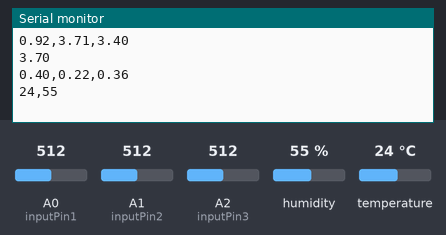
A sketch run on a simulated Arduino Uno, built with avr-gcc and run on an emulated ATmega328P. On the bench: the last lines printed to the serial monitor. Inputs (shaded band) come from the test bench; at power-on: A0 (inputPin1) = 512, A2 (inputPin3) = 512, humidity 55 %, A1 (inputPin2) = 512, temperature 24 °C.

Above: at 14.7 s.
14.8 s: A0 (inputPin1) set to 992
At 16.7 s:
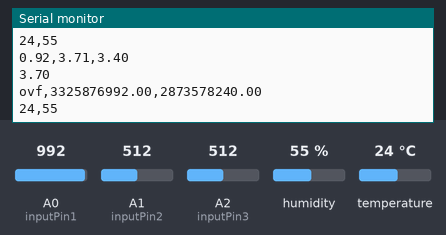
19.1 s: A2 (inputPin3) set to 992
23.1 s: humidity set to 22 %
At 24.2 s:
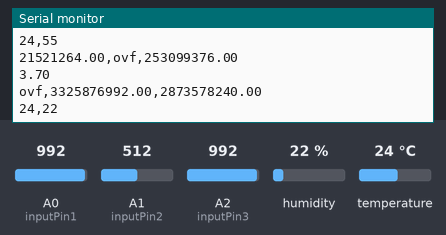
24.6 s: A1 (inputPin2) set to 716
At 26.0 s:
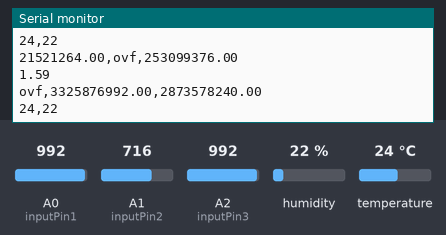
26.1 s: temperature set to 12 °C
27.6 s: A0 (inputPin1) set to 716
At 29.0 s:
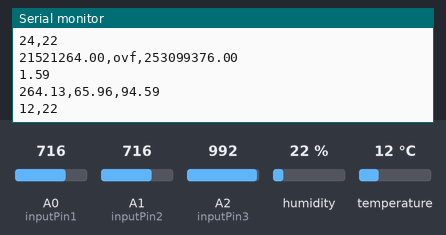
Timing chart, 0 to 30.1 s (numbered marks = the images above; inputs shaded):
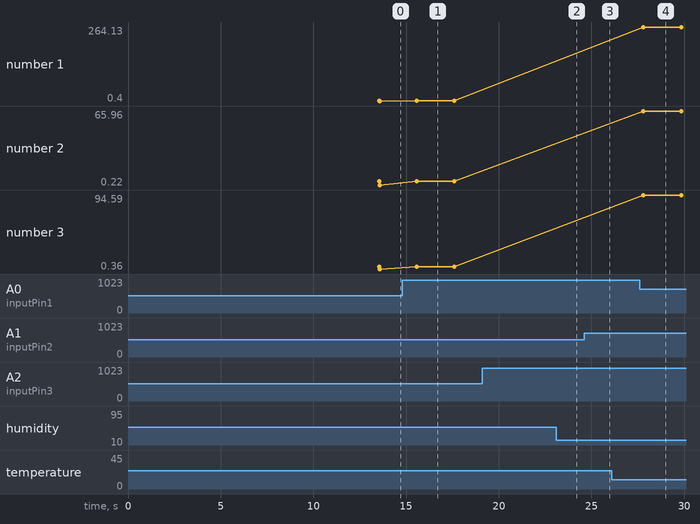

The sketch:

mq2_caliberation_sensor.ino
```cpp
#include <SimpleDHT.h>
#include <SD.h>

int pinDHT11 = 2;  //define which digital input channel you are going to use for DHT-11
SimpleDHT11 dht11(pinDHT11);

const int inputPin1 = A0;  //define which analog input channel you are going to use for MQ-135
const int inputPin2 = A1;  //define which analog input channel you are going to use for MQ-7
const int inputPin3 = A2;  //define which analog input channel you are going to use for MQ-2


float R01;  //define the load resistance on the board for MQ-135, in kilo
float R02;  //define the load resistance on the board for MQ-7, in kilo
float R03;  //define the load resistance on the board for MQ-2, in kilo


/*****************************Globals for MO-2 Sensor***********************************************/
float LPGCurve[3] = {2.3,0.21,-0.47};   //two points are taken from the curve.
                                        //with these two points, a line is formed which is "approximately equivalent"
                                        //to the original curve.
                                        //data format:{ x, y, slope}; point1: (lg200, 0.21), point2: (lg10000, -0.59)
float COCurve[3] = {2.3,0.72,-0.34};    //two points are taken from the curve.
                                        //with these two points, a line is formed which is "approximately equivalent"
                                        //to the original curve.
                                        //data format:{ x, y, slope}; point1: (lg200, 0.72), point2: (lg10000,  0.15)
float SmokeCurve[3] = {2.3,0.53,-0.44};    //two points are taken from the curve.
                                           //with these two points, a line is formed which is "approximately equivalent"
                                           //to the original curve.
                                           //data format:{ x, y, slope}; point1: (lg200, 0.53), point2: (lg10000,  -0.22)

/*****************************Globals for MO-135 Sensor***********************************************/
float AirQuality[3] = {2.3,0.50,-0.30};   //two points are taken from the curve.
                                        //with these two points, a line is formed which is "approximately equivalent"
                                        //to the original curve.
                                        //data format:{ x, y, slope}; point1: (lg200, 0.50), point2: (lg10000, 0.49)
float CO2Curve[3] = {2.3,0.30,-0.34};    //two points are taken from the curve.
                                        //with these two points, a line is formed which is "approximately equivalent"
                                        //to the original curve.
                                        //data format:{ x, y, slope}; point1: (lg200, 0.30), point2: (lg10000,  0.15)
float NH4[3] = {2.3,0.35,-0.35};    //two points are taken from the curve.
                                           //with these two points, a line is formed which is "approximately equivalent"
                                           //to the original curve.
                                           //data format:{ x, y, slope}; point1: (lg200, 0.35), point2: (lg10000,  0.13)

void setup() {


  Serial.begin(9600);  //Baud rate
  pinMode(inputPin1, INPUT);  // initializing input pin for MQ-135
  pinMode(inputPin2, INPUT);  // initializing input pin for MQ-7
  pinMode(inputPin3, INPUT);  // initializing input pin for MQ-2
  R01 = R0Calculate(A0);  //Calibrating the MQ-135 sensor. Please make sure the sensor is in clean air
  R02 = R0Calculate(A1);  //Calibrating the MQ-7 sensor. Please make sure the sensor is in clean air
  R03 = R0Calculate(A2);  //Calibrating the MQ-2 sensor. Please make sure the sensor is in clean air
  delay(10000);  // delay unit of 10 seconds
}

void loop() {

  Caliberation(inputPin3,R03,LPGCurve,COCurve,SmokeCurve); // Data caliberation from MQ-2 sensor

  float sensor_volt;
  float RS_gas;
  float ratio;

  float sensorValue = analogRead(inputPin2); // Data caliberation from MQ-7 sensor

  sensor_volt = sensorValue*(5.0/1023.0);
  RS_gas = ((5.0*10.0)/sensor_volt)-10.0;
  ratio = RS_gas/R02;
  Serial.println(ratio);

  Caliberation(inputPin1,R01,AirQuality,CO2Curve,NH4);  // Data caliberation from MQ-135 sensor


  byte temperature = 0;
  byte humidity = 0;
  int err = SimpleDHTErrSuccess;
  dht11.read(&temperature, &humidity, NULL); // Data caliberation from DHT-11 sensor


  Serial.print((int)temperature);
  Serial.print(",");
  Serial.println((int)humidity);


  delay(2000); // delay unit of 3 seconds

}

/*****************************  Caliberation **********************************
Input:   pin - analog channel
         R0 - the load resistance
         *curve1 - curve points one
         *curve2 - curve points two
         *curve3 - curve points three
Output:  ppm of the target gas
Remarks: This function passes different curves to the MQGetPercentage function which
         calculates the ppm (parts per million) of the target gas.
************************************************************************************/
void Caliberation(int pin, float R0, float *curve1, float *curve2, float *curve3) {

  float sensor_volt;
  float RS_gas;
  float ratio;

  float sensorValue = analogRead(pin); //reading analog signal

  sensor_volt = sensorValue*(5.0/1023.0);
  RS_gas = ((5.0*10.0)/sensor_volt)-10.0;
  ratio = RS_gas/R0;

  double  v1 = MQGetPercentage(ratio,curve1);  //It calculates the ppm (parts per million) of the target gas.
  Serial.print(v1);
  Serial.print(",");

  double  v2 = MQGetPercentage(ratio,curve2); //It calculates the ppm (parts per million) of the target gas.
  Serial.print(v2);
  Serial.print(",");

  double  v3 = MQGetPercentage(ratio,curve3); //It calculates the ppm (parts per million) of the target gas.
  Serial.println(v3);

}

/***************************** R0Calculate ****************************************
Input:   pin - analog channel
Output:  Ro of the sensor
Remarks: This function assumes that the sensor is in clean air. It uses
         10000 samples to calculates the sensor resistance in clean air
         and then divides it with 10000 ,which differs slightly between different sensors.
************************************************************************************/
float R0Calculate(int pin){

  float RS_air;
  float R0;
  float sensorValue=0.0;
  float sensor_volt;

  for(int x = 0 ; x < 10000 ; x++)
  {
    sensorValue = sensorValue + analogRead(pin);
  }

  sensorValue = sensorValue/10000.0;

  sensor_volt = sensorValue*(5.0/1023.0);
  RS_air = ((5.0*10.0)/sensor_volt)-10.0;
  R0 = RS_air/3.7;

  return R0;

}

/*****************************  MQGetPercentage **********************************
Input:   rs_ro_ratio - Rs divided by Ro
         pcurve      - pointer to the curve of the target gas
Output:  ppm of the target gas
Remarks: By using the slope and a point of the line. The x(logarithmic value of ppm)
         of the line could be derived if y(rs_ro_ratio) is provided. As it is a
         logarithmic coordinate, power of 10 is used to convert the result to non-logarithmic
         value.
************************************************************************************/
double  MQGetPercentage(float rs_ro_ratio, float *pcurve)
{
  return (pow(10,( ((log(rs_ro_ratio)-pcurve[1])/pcurve[2]) + pcurve[0])));
}
```

Measured:
- after the input at 14.8 s, the serial monitor: prints a new line after 0.80 s (image 1)
- after the input at 23.1 s, the serial monitor: prints a new line after 0.67 s (image 2)
- after the input at 24.6 s, the serial monitor: prints a new line after 1.2 s (image 3)
- after the input at 27.6 s, the serial monitor: prints a new line after 0.20 s (image 4)
- plotted number 1: 0.92 → 264.13 after the input at 27.6 s
- plotted number 2: 3.71 → 65.96 after the input at 27.6 s
- plotted number 3: 3.4 → 94.59 after the input at 27.6 s
